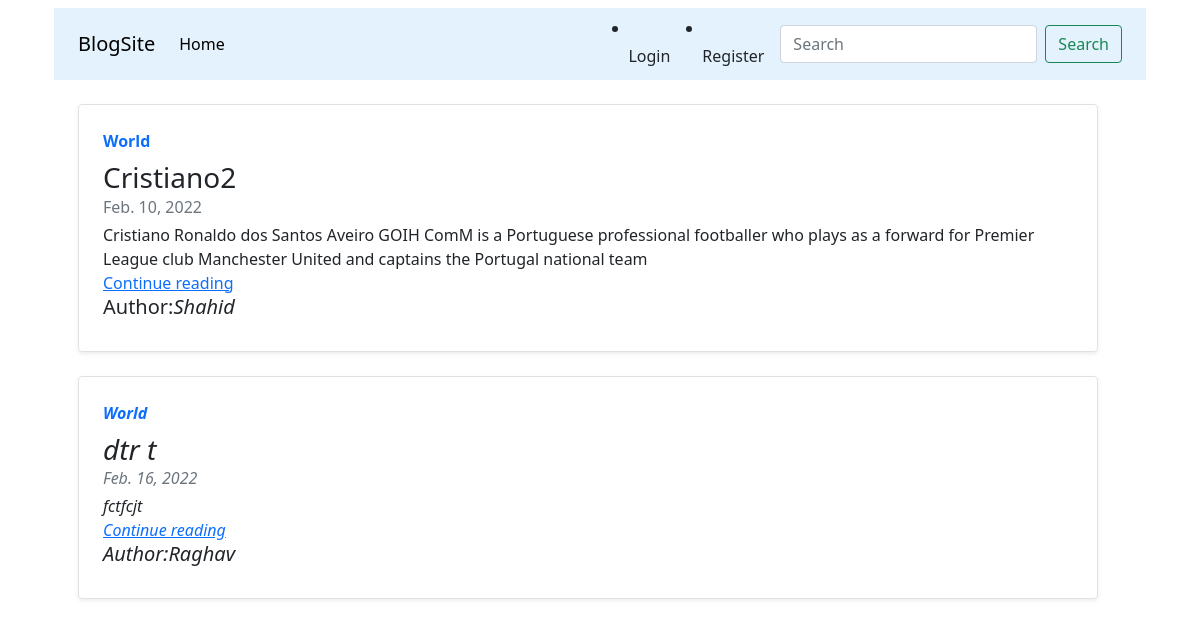
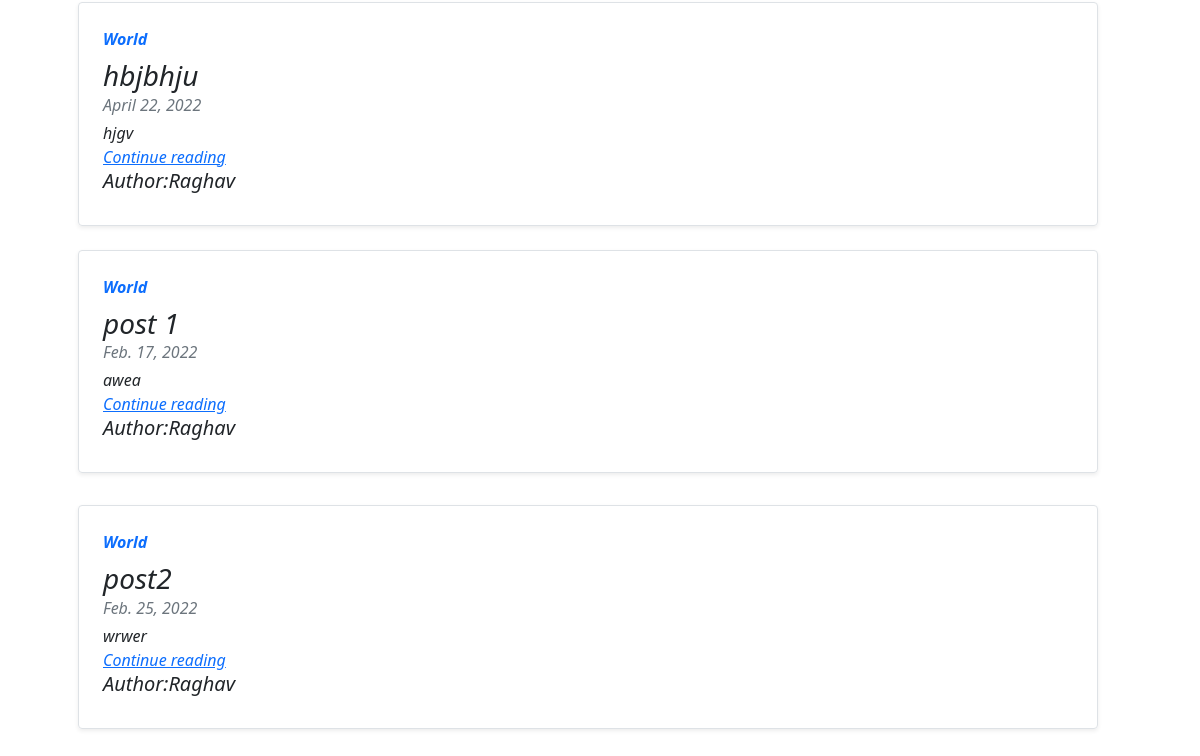
The app's page /, older data (2 pictures, top to bottom).
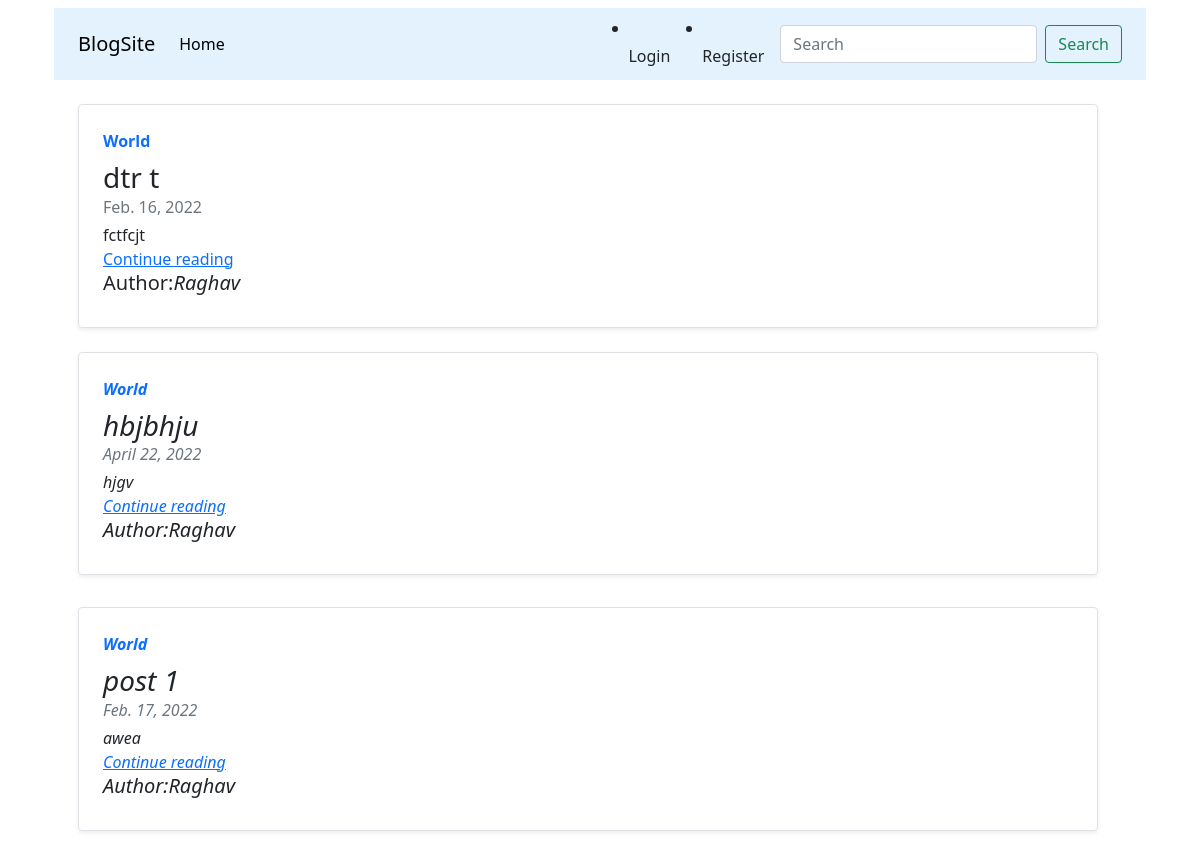
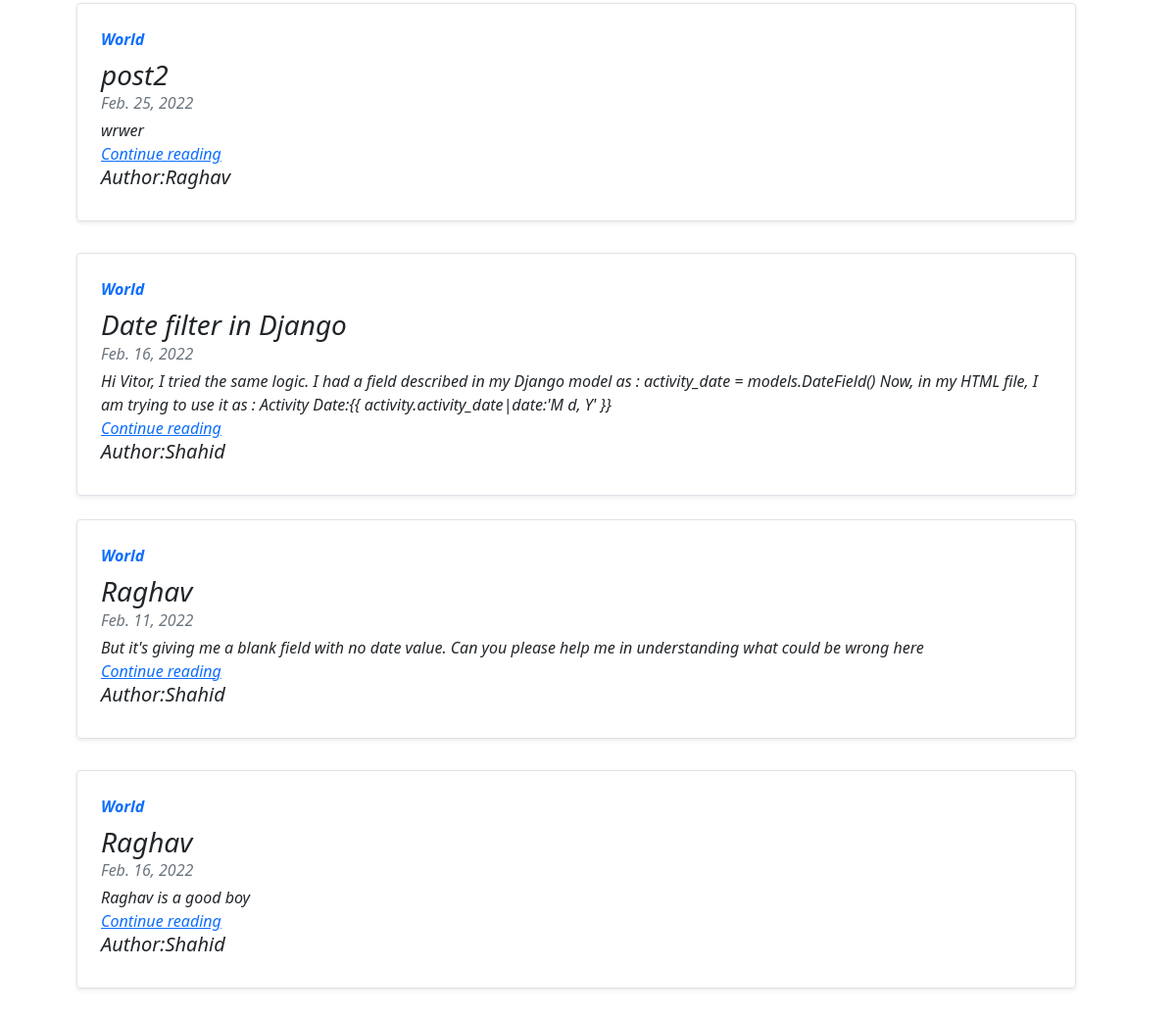
The same page, newer data (2 pictures, top to bottom).
### home/models.py (models this page shows, shortened)
class Blog(models.Model):
    author=models.ForeignKey(User,null=True,on_delete=models.CASCADE)
    post_id=models.AutoField(primary_key=True)
    slug=models.CharField(max_length=130,blank=True)
    title=models.CharField(max_length=100,null=True)
    description=models.TextField(null=True)
    thumbnail=models.ImageField(default="userprofile.png",upload_to='static',null=True)
    date_created=models.DateField(auto_now=True,null=True)
    viewers = models.TextField(default="", null=True, blank=True)
    numViews = models.IntegerField(default=0)

class User(AbstractBaseUser,PermissionsMixin):
    username=None
    email=models.EmailField(db_index=True,unique=True,max_length=254)
    first_name=models.CharField(max_length=50)
    last_name=models.CharField(max_length=50)
    mobile=models.CharField(max_length=50)
    address=models.CharField(max_length=50)
    date_joined=models.DateTimeField(default=now)
    is_staff=models.BooleanField(default=False)#must need,otherwise you will not able to login
    is_active=models.BooleanField(default=False)#must need,otherwise you will not able to login
    is_superuser=models.BooleanField(default=False)#This is inherited Permissions
    objects=CustomUserManager()
    USERNAME_FIELD='email'
    REQUIRED_FIELD = []
    class Meta:
        verbose_name='user'
        verbose_name_plural='users'

### home/views.py (the view)
# urls.py: 2. Add a URL to urlpatterns:  path('', views.home, name='home')
def home(request):
    blog=Blog.objects.all()
    context={'blog':blog}
    return render(request,'blog.html',context)

### home/templates/blog.html (shortened to what this page needs)
{% extends 'base.html' %}
{% load static %}
{% block content %}
    <nav class="navbar navbar-expand-lg"
         class="navbar navbar-light"
         style="background-color: #e3f2fd;">
        <div class="container-fluid">
            <a class="navbar-brand" href="{% url 'home' %}">BlogSite</a>
            <div class="collapse navbar-collapse" id="navbarSupportedContent">
                <ul class="navbar-nav me-auto mb-2 mb-lg-0">
                    <li class="nav-item">
                        <a class="nav-link active" aria-current="page" href="{% url 'home' %}">Home</a>
                    </li>
                </ul>
                {% if request.user.is_authenticated %}
                    <li class="nav-item dropdown">
                        <a class="nav-link dropdown-toggle"
                           href="#"
                           id="navbarDropdown"
                           role="button"
                           data-bs-toggle="dropdown"
                           aria-expanded="false">
                            <h4>{{ request.user.first_name }}</h4>
                        </a>
                        <ul class="dropdown-menu" aria-labelledby="navbarDropdown">
                            <form method="POST" action="{% url 'logout' %}">
                                {% csrf_token %}
                                <li>
                                    <button input="submit" class="dropdown-item">Logout</button>
                                </li>
                            {% else %}
                                <li>
                                    <a class="dropdown-item" href="{% url 'signin' %}">Login</a>
                                </li>
                                <li>
                                    <a class="dropdown-item" href="{% url 'register' %}">Register</a>
                                </li>
                            {% endif %}
                <form class="d-flex" method="GET" action="{% url 'search' %}">
                    <input class="form-control me-2"
                            name="query"
                            id="query"
                           type="search"
                           placeholder="Search"
                           aria-label="Search">
                    <button class="btn btn-outline-success" type="submit">Search</button>
                </form>
            </div>
        </div>
    </nav>
    <div class="container mt-4">
        <div class="row mb-2">
            {% for blog in blog %}
                <div class="row mb-2">
                    <div class="col md-6">
                        <div class="row g-0 border rounded overflow-hidden flex-md-row mb-4 shadow-sm h-md-250 position-relative">
                            <div class="col p-4 d-flex flex-column position-static">
                                <strong class="d-inline-block mb-2 text-primary">World</strong>
                                <h3 class="mb-0">{{ blog.title }}</h3>
                                <div class="mb-1 text-muted">{{ blog.date_created }}</div>
                                <p class="card-text mb-auto">
                                    {{ blog.description }}
                                </p>
                                <a href="{% url 'blog' blog.slug %}" >Continue reading</a>
                                {% if request.user == blog.author %}
                                <a href="{% url 'update_post' blog.post_id %}">Update</a>
                                <a  href="{% url 'delete_post' blog.post_id %}" >Delete</a>
<div id="result"></div>
                                {% else %}
                                <h5>Author:<i>{{blog.author.first_name}}<i></h5>
                                {% endif %}
                            </div>
                        </div>
                        {% if forloop.counter|divisibleby:2 %}
                        </div>
                      </div>
                    </div>
                    {% endif %}
            {% endfor %}
        </div>
    </div>
{% endblock content %}

### home/templates/base.html (shortened to what this page needs)
<!doctype html> {% load static %}
<html lang="en">
<head>
    <link href="/docs/5.1/dist/css/bootstrap.min.css" rel="stylesheet">
    <link rel="stylesheet" type="text/css" src="{% static 'css/blog.css' %}">
    <link rel="stylesheet" type="text/css" src="{% static 'css/custom.css' %}">
    <link href="https://cdn.jsdelivr.net/npm/bootstrap@5.1.3/dist/css/bootstrap.min.css" rel="stylesheet">
</head>
<body>
    <div class="container mt-2">
        {% block content %}{% endblock content %}
    </div>
</body>
</html>

Row changes from the older to the newer data that the page shows:
removed Blog: title "Cristiano2", date_created "Feb. 10, 2022", description "Cristiano Ronaldo dos Santos Aveiro GOIH ComM is a Portuguese professional footballer who plays as a forward for Premier League club Manchester United and captains the Portugal national team", author.first_name "Shahid"
added Blog: title "Date filter in Django", date_created "Feb. 16, 2022", description "Hi Vitor, I tried the same logic. I had a field described in my Django model as : activity_date = models.DateField() Now, in my HTML file, I am trying to use it as : Activity Date:{{ activity.activity_date|date:'M d, Y' }}", author.first_name "Shahid"
added Blog: title "Raghav", date_created "Feb. 11, 2022", description "But it's giving me a blank field with no date value. Can you please help me in understanding what could be wrong here", author.first_name "Shahid"
added Blog: title "Raghav", date_created "Feb. 16, 2022", description "Raghav is a good boy", author.first_name "Shahid"
